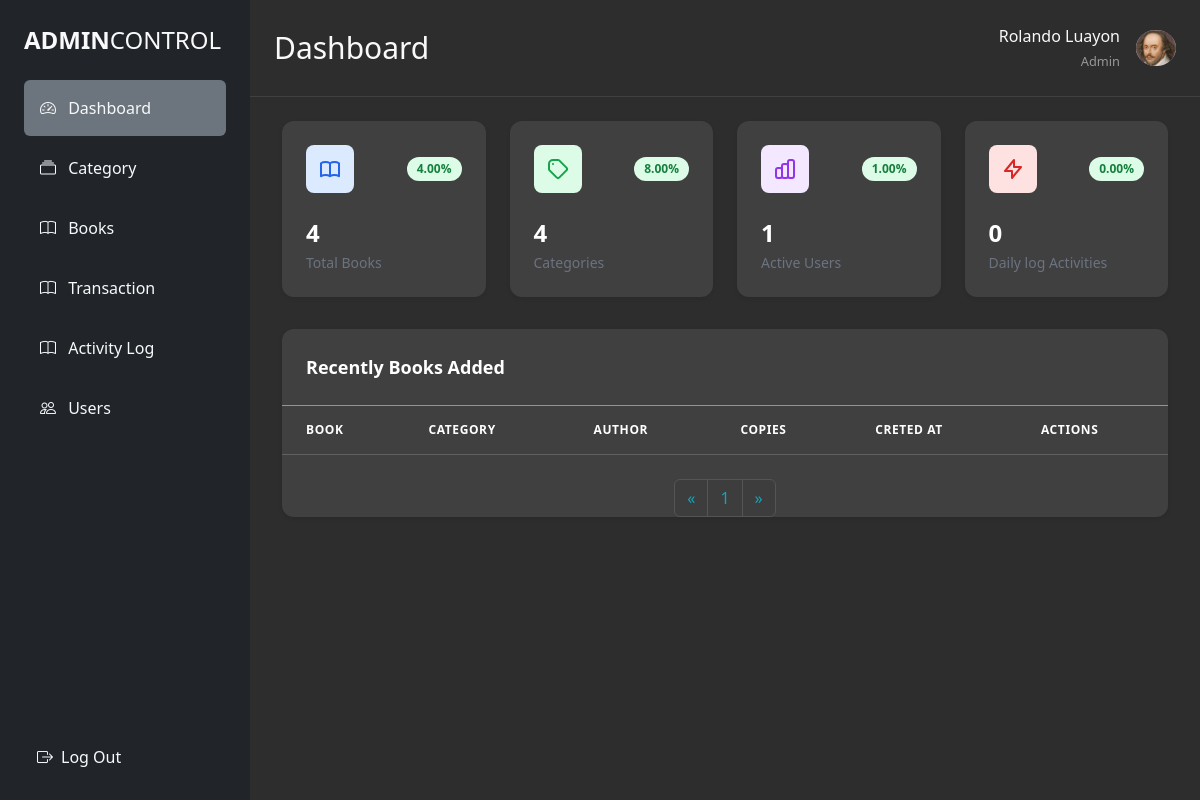
Page /admin/dashboard-admin.php?page=2 (signed in) on the earlier database version.
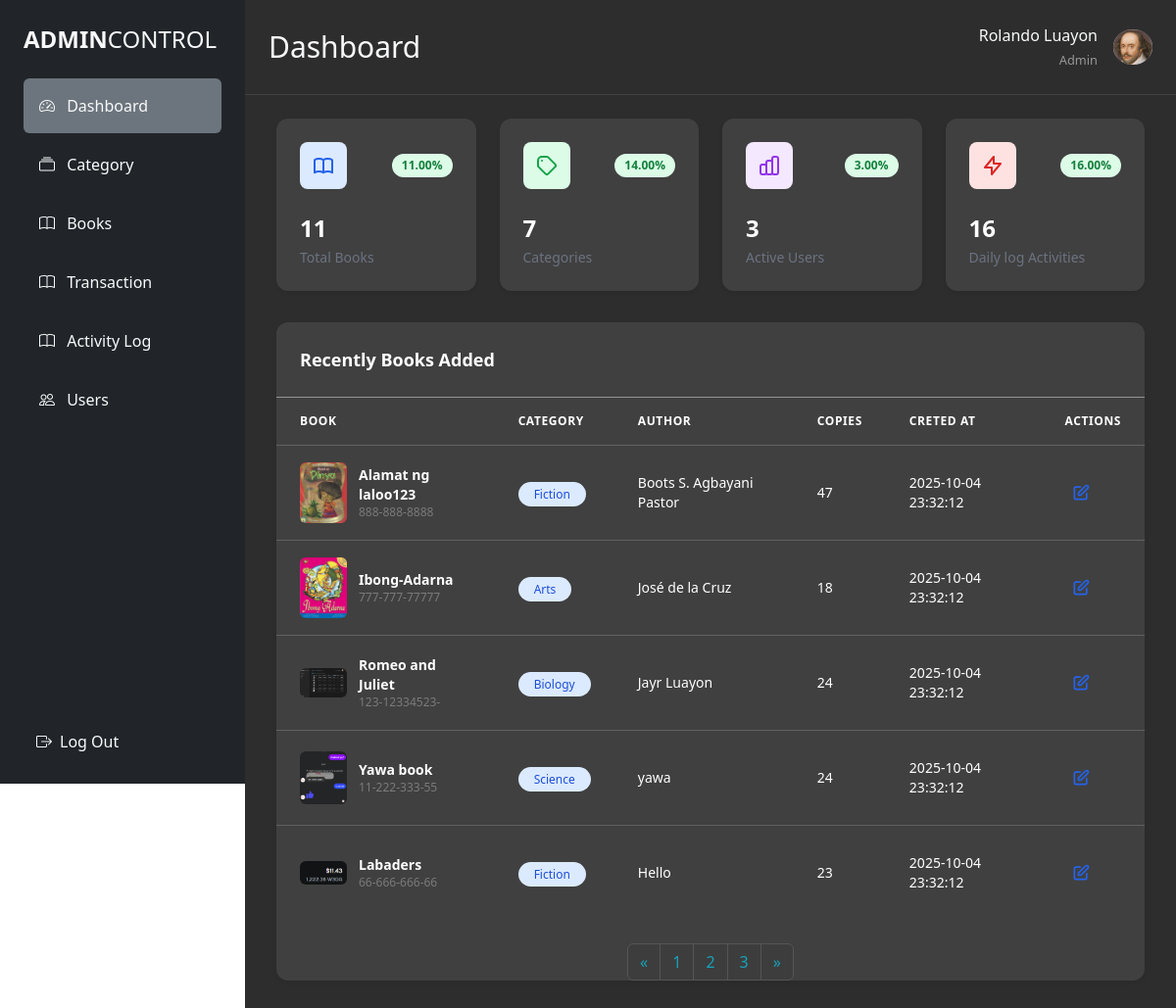
Same page on the later database version.
### tables this page shows
CREATE TABLE `books` (
  `id` int(11) NOT NULL,
  `title` varchar(255) NOT NULL,
  `author` varchar(255) NOT NULL,
  `category` varchar(255) DEFAULT NULL,
  `isbn` varchar(13) NOT NULL,
  `publish_date` date NOT NULL,
  `copies` int(11) NOT NULL,
  `image` varchar(255) DEFAULT NULL,
  `created_at` datetime DEFAULT current_timestamp()
);

### admin/backend/BookController.php (called while the page is built, shortened)
<?php
class Database
{
    private $host = "localhost";
    private $db   = "it6_LMS";
    private $user = "root";
    private $pass = "";
    public $pdo;
    public function __construct()
    {
        try {
            $dsn = "mysql:host={$this->host};dbname={$this->db};charset=utf8";
            $this->pdo = new PDO($dsn, $this->user, $this->pass);
            $this->pdo->setAttribute(PDO::ATTR_ERRMODE, PDO::ERRMODE_EXCEPTION);
        } catch (PDOException $e) {
            die("Database Connection Failed: " . $e->getMessage());
        }
    }
    public function getBooks()
    {
        $sql = "SELECT * FROM books ORDER BY id DESC";
        $stmt = $this->pdo->query($sql);
        return $stmt->fetchAll(PDO::FETCH_ASSOC);
    }
    public function tableBooks($limit = 6, $offset = 0)
    {
        $stmt = $this->pdo->prepare("SELECT * FROM books ORDER BY id DESC LIMIT :limit OFFSET :offset");
        $stmt->bindValue(":limit", (int)$limit, PDO::PARAM_INT);
        $stmt->bindValue(":offset", (int)$offset, PDO::PARAM_INT);
        $stmt->execute();
        return $stmt->fetchAll(PDO::FETCH_ASSOC);
    }
    public function getTotalBooks()
    {
        $stmt = $this->pdo->query("SELECT COUNT(*) as total FROM books");
        return $stmt->fetch(PDO::FETCH_ASSOC)['total'];
    }
}

### admin/backend/transactionControll.php (called while the page is built, shortened)
<?php
class Library
{
  private $conn;
  public function __construct($db)
  {
    $this->conn = $db;
  }
  public function getCountcategory()
  {
    $stmt = $this->conn->query("SELECT category, COUNT(*) as count FROM books GROUP BY category");
    $results = $stmt->fetchAll(PDO::FETCH_ASSOC);
    $output = [];
    foreach ($results as $row) {
      $output[$row['category']] = $row['count'];
    }
    return $output;
  }
  public function countActivityLogs()
  {
    $stmt = $this->conn->query("SELECT COUNT(*) as total FROM activity_logs");
    return (int) $stmt->fetch(PDO::FETCH_ASSOC)['total'];
  }
}

### auth.php (called while the page is built, shortened)
<?php
class auth
{
  private $conn;
  public function __construct($db)
  {
    $this->conn = $db;
  }
  public function getTotalusers()
  {
    $stmt = $this->conn->query("SELECT COUNT(*) as total FROM users WHERE roles = 'Users'");
    return $stmt->fetch(PDO::FETCH_ASSOC)['total'];
  }
}

### admin/dashboard-admin.php (the view, shortened to what the changed rows need)
<?php
require '../admin/backend/BookController.php';
require '../admin/backend/transactionControll.php';
require '../auth.php';
$database = new Database();
$library = new Library($database->pdo);
$auth = new auth($database->pdo);
$books = $database->getBooks();
$totalcategory = $library->getCountcategory();
$totalunique = count($totalcategory);
$totalPossibleCategories = 50;
$percentageCategories = ($totalunique / $totalPossibleCategories) * 100;
$totallogs = $library->countActivityLogs();
$totallogstarget = 100;
$percentagelogs = ($totallogs / $totallogstarget) * 100;
$totalusers = $auth->getTotalusers();
$targetusers = 100;
$percentageUsers = ($totalusers / $targetusers) * 100;
$limit = 5;
$page = isset($_GET['page']) ? (int)$_GET['page'] : 1;
$offset = ($page - 1) * $limit;
$totalBooks = $database->getTotalBooks();
$targetbooks = 100;
$percentagebooks = ($totalBooks / $targetbooks) * 100;
$totalPages = ceil($totalBooks / $limit);
$books = $database->tableBooks($limit, $offset);
?>
<!DOCTYPE html>
<html lang="en">
<head>
  <link rel="stylesheet" href="../admin/style.css" />
  <script src="https://cdn.tailwindcss.com"></script>
  <link href="https://cdn.jsdelivr.net/npm/bootstrap@5.3.8/dist/css/bootstrap.min.css" rel="stylesheet">
  <link href="https://cdn.jsdelivr.net/npm/bootstrap-icons@1.10.0/font/bootstrap-icons.css" rel="stylesheet">
</head>
<body>
  <div class="d-flex min-vh-100">
    <div class="main-content flex-grow-1">
      <div class="d-flex justify-content-between align-items-center p-4 header-border">
        <div class="d-flex align-items-center">
          <h2 class="text-light mb-0 text-3xl">Dashboard</h2>
        </div>
      </div>
      <main class="flex-1 overflow-y-auto">
        <div class="px-8 py-6">
          <div class="grid grid-cols-1 md:grid-cols-2 lg:grid-cols-4 gap-6 mb-8">
            <div class="stat-card bg-[#404040] rounded-xl shadow-sm p-6">
              <div class="flex items-center justify-between mb-4">
                <div class="w-12 h-12 bg-blue-100 rounded-lg flex items-center justify-center">
                </div>
                <span class="badge px-2.5 py-1 bg-green-100 text-green-700 text-xs font-semibold rounded-full"><?php echo number_format($percentagebooks, 2) . "%"; ?></span>
              </div>
              <p class="text-2xl font-bold text-white mb-1"><?php echo $totalBooks ?></p>
              <p class="text-sm text-gray-500 font-medium">Total Books</p>
            </div>
            <div class="stat-card bg-[#404040] rounded-xl shadow-sm  p-6">
              <div class="flex items-center justify-between mb-4">
                <div class="w-12 h-12 bg-green-100 rounded-lg flex items-center justify-center">
                  <svg class="w-6 h-6 text-green-600" fill="none" stroke="currentColor" viewBox="0 0 24 24">
                    <path stroke-linecap="round" stroke-linejoin="round" stroke-width="2" d="M7 7h.01M7 3h5c.512 0 1.024.195 1.414.586l7 7a2 2 0 010 2.828l-7 7a2 2 0 01-2.828 0l-7-7A1.994 1.994 0 013 12V7a4 4 0 014-4z"></path>
                  </svg>
                </div>
                <span class="badge px-2.5 py-1 bg-green-100 text-green-700 text-xs font-semibold rounded-full"><?php echo number_format($percentageCategories, 2) . "%"; ?></span>
              </div>
              <p class="text-2xl font-bold text-white mb-1"><?php echo $totalunique ?></p>
              <p class="text-sm text-gray-500 font-medium">Categories</p>
            </div>
            <div class="stat-card bg-[#404040] rounded-xl shadow-sm  p-6">
              <div class="flex items-center justify-between mb-4">
                <div class="w-12 h-12 bg-purple-100 rounded-lg flex items-center justify-center">
                </div>
                <span class="badge px-2.5 py-1 bg-green-100 text-green-700 text-xs font-semibold rounded-full"><?php echo number_format($percentageUsers, 2) . "%"; ?></span>
              </div>
              <p class="text-2xl font-bold text-white mb-1"><?php echo $totalusers ?></p>
              <p class="text-sm text-gray-500 font-medium">Active Users</p>
            </div>
            <div class="stat-card bg-[#404040] rounded-xl shadow-sm p-6">
              <div class="flex items-center justify-between mb-4">
                <div class="w-12 h-12 bg-red-100 rounded-lg flex items-center justify-center">
                  <svg class="w-6 h-6 text-red-600" fill="none" stroke="currentColor" viewBox="0 0 24 24">
                    <path stroke-linecap="round" stroke-linejoin="round" stroke-width="2" d="M13 10V3L4 14h7v7l9-11h-7z"></path>
                  </svg>
                </div>
                <span class="badge px-2.5 py-1 bg-green-100 text-green-700 text-xs font-semibold rounded-full"><?php echo number_format($percentagelogs, 2) . "%"; ?></span>
              </div>
              <p class="text-2xl font-bold text-white mb-1"><?php echo $totallogs ?></p>
              <p class="text-sm text-gray-500 font-medium">Daily log Activities</p>
            </div>
          </div>
          <div class="bg-[#404040] rounded-xl shadow-sm ">
            <div class="overflow-x-auto">
              <table class="w-full">
                <thead class="bg-[#404040] border-b border-gray-200 border-opacity-20 text-white">
                  <tr>
                    <th class="px-6 py-3 text-left text-xs font-semibold uppercase tracking-wider">Book</th>
                    <th class="px-6 py-3 text-left text-xs font-semibold uppercase tracking-wider">Category</th>
                    <th class="px-6 py-3 text-left text-xs font-semibold uppercase tracking-wider">Author</th>
                    <th class="px-6 py-3 text-left text-xs font-semibold uppercase tracking-wider">Copies</th>
                    <th class="px-6 py-3 text-left text-xs font-semibold uppercase tracking-wider">Creted At</th>
                    <th class="px-6 py-3 text-left text-xs font-semibold uppercase tracking-wider">Actions</th>
                  </tr>
                </thead>
                <tbody class="divide-y divide-gray-200 divide-opacity-20">
                  <?php foreach ($books as $book): ?>
                    <tr class="table-row hover:bg-gray-700">
                      <td class="px-6 py-3">
                        <div class="flex items-center space-x-3">
                          <div class="w-12 h-16  rounded flex-shrink-0 flex items-center justify-center text-white text-xs font-bold">
                            <img src="<?= $book['image'] ?: '../image/default.jpg' ?>"
                              alt="<?= htmlspecialchars($book['title']) ?>"
                              class="rounded"
                              width="80" height="80" />
                          </div>
                          <div>
                            <p class="text-sm font-semibold text-white"><?= htmlspecialchars($book['title']) ?></p>
                            <p class="text-xs text-white opacity-30"><?= htmlspecialchars($book['isbn']) ?></p>
                          </div>
                        </div>
                      </td>
                      <td class="px-6 py-4">
                        <span class="px-3 py-1 bg-blue-100 text-blue-700 text-xs font-medium rounded-full"><?= htmlspecialchars($book['category']) ?></span>
                      </td>
                      <td class="px-6 py-4 text-sm text-white"><?= htmlspecialchars($book['author']) ?></td>
                      <td class="px-6 py-4 text-sm text-white"><?= htmlspecialchars($book['copies']) ?></td>
                      <td class="px-6 py-4 text-sm text-white"><?= htmlspecialchars($book['created_at']) ?></td>
                      <td class="px-6 py-4">
                        <div class="flex items-center space-x-2">
                          <button class="p-1.5 text-blue-600 hover:bg-blue-50 rounded-lg editBtn" title="Edit"
                            data-id="<?= $book['id'] ?>"
                            data-title="<?= htmlspecialchars($book['title']) ?>"
                            data-author="<?= htmlspecialchars($book['author']) ?>"
                            data-isbn="<?= htmlspecialchars($book['isbn']) ?>"
                            data-publish_date="<?= htmlspecialchars($book['publish_date']) ?>"
                            data-copies="<?= htmlspecialchars($book['copies']) ?>"
                            data-image="<?= $book['image'] ?>">
                            <svg class="w-5 h-5" fill="none" stroke="currentColor" viewBox="0 0 24 24">
                              <path stroke-linecap="round" stroke-linejoin="round" stroke-width="2" d="M11 5H6a2 2 0 00-2 2v11a2 2 0 002 2h11a2 2 0 002-2v-5m-1.414-9.414a2 2 0 112.828 2.828L11.828 15H9v-2.828l8.586-8.586z"></path>
                            </svg>
                          </button>
                        </div>
                      </td>
                    </tr>
                  <?php endforeach; ?>
                </tbody>
              </table>
            </div>
            <div class="d-flex justify-content-center my-4">
              <nav aria-label="Book pagination">
                <ul class="pagination">
                  <?php for ($i = 1; $i <= $totalPages; $i++): ?>
                    <li class="page-item <?php if ($i == $page) echo 'active'; ?>">
                      <a class="page-link" href="?page=<?php echo $i; ?>"><?php echo $i; ?></a>
                    </li>
                  <?php endfor; ?>
                </ul>
              </nav>
            </div>
          </div>
        </div>
      </main>
</body>
</html>

Differences in the rows shown:
added books: image (picture), title "Alamat ng laloo123", isbn "888-888-8888", category "Fiction", author "Boots S. Agbayani Pastor", copies "47", created_at "2025-10-04 23:32:12"
added books: image (picture), title "Ibong-Adarna", isbn "777-777-77777", category "Arts", author "José de la Cruz", copies "18", created_at "2025-10-04 23:32:12"
added books: image (picture), title "Romeo and Juliet", isbn "123-12334523-", category "Biology", author "Jayr Luayon", copies "24", created_at "2025-10-04 23:32:12"
now on this page (row edited): books: image (picture), title "Yawa book", isbn "11-222-333-55", category "Science", author "yawa", copies "24", created_at "2025-10-04 23:32:12"
now on this page (row edited): books: image (picture), title "Labaders", isbn "66-666-666-66", category "Fiction", author "Hello", copies "23", created_at "2025-10-04 23:32:12"
Other differences:
$percentagebooks: "4.00" → "11.00"
$totalBooks: "4" → "11"
$percentageCategories: "8.00" → "14.00"
$totalunique: "4" → "7"
$percentageUsers: "1.00" → "3.00"
$totalusers: "1" → "3"
$percentagelogs: "0.00" → "16.00"
$totallogs: "0" → "16"
new list line: "2"
new list line: "3"
